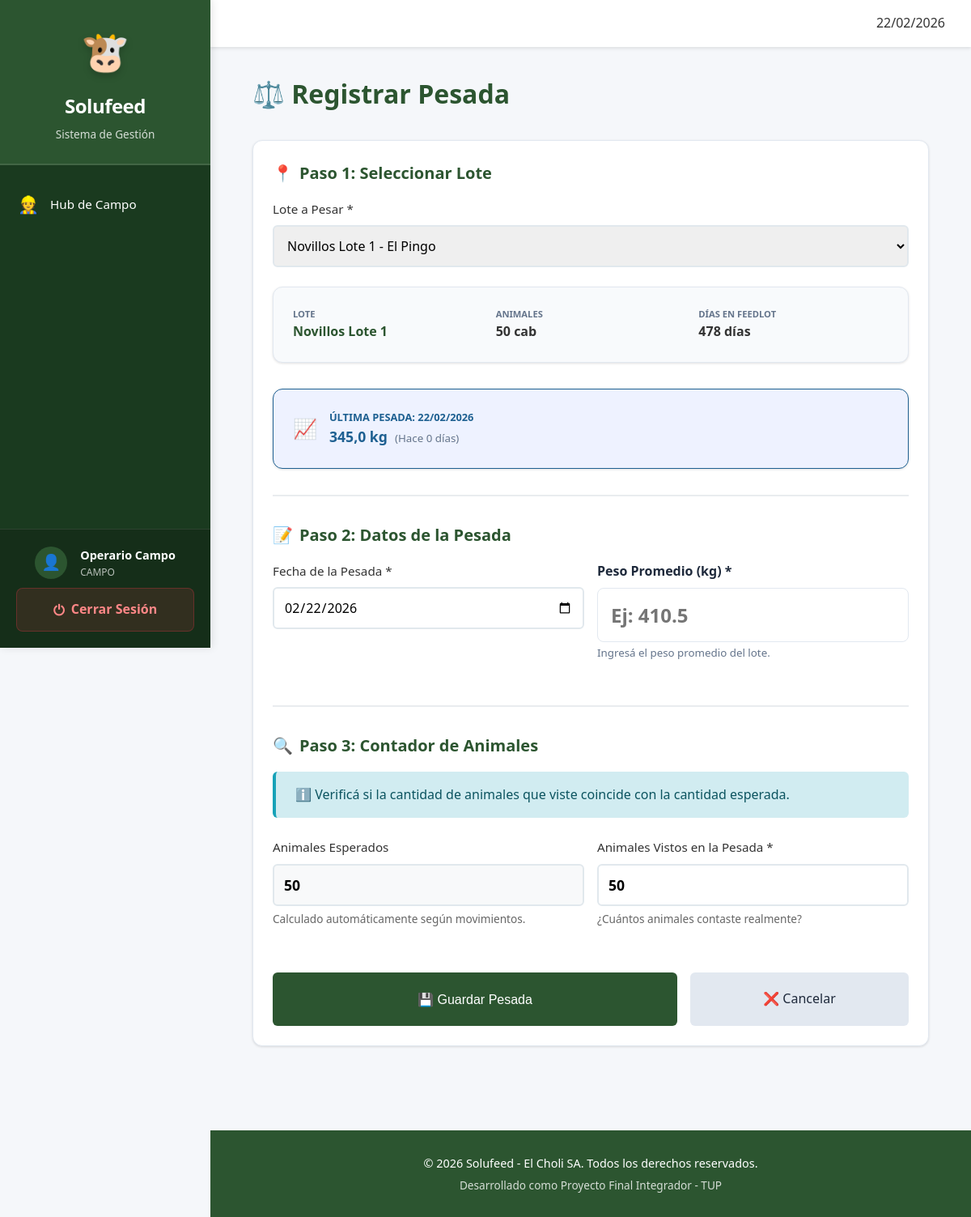
/admin/pesadas/registrar.php?lote=1 (signed in), run on the app's committed database.
### tables this page shows
CREATE TABLE `tropa` (
  `id_tropa` int(11) NOT NULL AUTO_INCREMENT,
  `nombre` varchar(100) NOT NULL,
  `id_campo` int(11) DEFAULT NULL,
  `categoria` varchar(50) DEFAULT NULL,
  `fecha_inicio` date NOT NULL,
  `cantidad_inicial` int(11) NOT NULL,
  `activo` tinyint(1) NOT NULL DEFAULT 1,
  `fecha_creacion` datetime NOT NULL,
  `fecha_actualizacion` datetime DEFAULT NULL,
  PRIMARY KEY (`id_tropa`),
  KEY `fk_tropa_campo` (`id_campo`),
  CONSTRAINT `fk_tropa_campo` FOREIGN KEY (`id_campo`) REFERENCES `campo` (`id_campo`)
);

CREATE TABLE `pesada` (
  `id_pesada` int(11) NOT NULL AUTO_INCREMENT,
  `id_tropa` int(11) NOT NULL,
  `id_usuario` int(11) NOT NULL,
  `fecha` date NOT NULL,
  `peso_promedio` decimal(8,2) NOT NULL,
  `animales_esperados` int(11) NOT NULL,
  `animales_vistos` int(11) NOT NULL,
  `hay_diferencia` tinyint(1) NOT NULL DEFAULT 0,
  `origen_registro` enum('OFFLINE','ONLINE') NOT NULL DEFAULT 'OFFLINE',
  `fecha_sincronizacion` datetime DEFAULT NULL,
  `fecha_creacion` datetime NOT NULL,
  PRIMARY KEY (`id_pesada`),
  KEY `fk_pesada_tropa` (`id_tropa`),
  KEY `fk_pesada_usuario` (`id_usuario`),
  CONSTRAINT `fk_pesada_tropa` FOREIGN KEY (`id_tropa`) REFERENCES `tropa` (`id_tropa`),
  CONSTRAINT `fk_pesada_usuario` FOREIGN KEY (`id_usuario`) REFERENCES `usuario` (`id_usuario`)
);

### config/database.php (called while the page is built, shortened)
<?php
$conn = null;
function getMysqliConnection() {
    global $conn;
    if ($conn === null) {
        $conn = mysqli_connect(DB_HOST, DB_USER, DB_PASS, DB_NAME);
        mysqli_set_charset($conn, "utf8mb4");
    }
    return $conn;
}
function ejecutarConsulta($query) {
    $conn = getMysqliConnection();
    $result = mysqli_query($conn, $query);
    return $result;
}
?>

### includes/functions.php (called while the page is built, shortened)
<?php
function formatearFecha($fecha) {
    $timestamp = strtotime($fecha);
    return date('d/m/Y', $timestamp);
}
function formatearNumero($numero, $decimales = 2) {
    return number_format($numero, $decimales, ',', '.');
}
function obtenerAnimalesPresentes($id_tropa) {
    try {
        $db = getConnection();
        $stmt = $db->prepare("SELECT cantidad_inicial FROM tropa WHERE id_tropa = ?");
        $stmt->execute([$id_tropa]);
        $cantidad = $stmt->fetchColumn() ?: 0;
        $stmt = $db->prepare("
            SELECT
                SUM(CASE
                    WHEN tipo_movimiento IN ('ENTRADA', 'AJUSTE_POSITIVO') THEN cantidad
                    WHEN tipo_movimiento IN ('SALIDA', 'BAJA', 'AJUSTE_NEGATIVO') THEN -cantidad
                    ELSE 0
                END) as ajuste_total
            FROM movimiento_animal
            WHERE id_tropa = ?
        ");
        $stmt->execute([$id_tropa]);
        $ajuste = $stmt->fetchColumn();
        return max(0, $cantidad);
    } catch (Exception $e) {
        return 0;
    }
}
?>

### admin/pesadas/registrar.php (the view, shortened to what this page needs)
<?php
require_once '../../config/database.php';
require_once '../../includes/functions.php';
$lote_preseleccionado = isset($_GET['lote']) ? (int) $_GET['lote'] : null;
$sql_join_usuario = "";
$sql_where_usuario = "";
if (isset($_SESSION['tipo']) && $_SESSION['tipo'] === 'CAMPO') {
    $sql_join_usuario = "INNER JOIN usuario_tropa ut ON t.id_tropa = ut.id_tropa";
    $sql_where_usuario = "AND ut.id_usuario = " . intval($_SESSION['usuario_id']);
}
$query_lotes = "
    SELECT
        t.id_tropa,
        t.nombre,
        c.nombre as campo_nombre
    FROM tropa t
    INNER JOIN campo c ON t.id_campo = c.id_campo
    $sql_join_usuario
    WHERE t.activo = 1
    $sql_where_usuario
    ORDER BY t.nombre ASC
";
$lotes_disponibles = ejecutarConsulta($query_lotes);
$lote_seleccionado = null;
$animales_esperados = 0;
$peso_anterior = null;
$fecha_anterior = null;
$dias_desde_ultima = 0;
$id_lote_actual = $lote_preseleccionado;
if ($id_lote_actual) {
    $query_lote = "
        SELECT t.*, c.nombre as campo_nombre
        FROM tropa t
        INNER JOIN campo c ON t.id_campo = c.id_campo
        WHERE t.id_tropa = $id_lote_actual
    ";
    $resultado_lote = ejecutarConsulta($query_lote);
    if (mysqli_num_rows($resultado_lote) > 0) {
        $lote_seleccionado = mysqli_fetch_assoc($resultado_lote);
        $animales_esperados = obtenerAnimalesPresentes($id_lote_actual);
        $query_ultima_pesada = "
            SELECT peso_promedio, fecha
            FROM pesada
            WHERE id_tropa = $id_lote_actual
            ORDER BY fecha DESC
            LIMIT 1
        ";
        $resultado_ultima = ejecutarConsulta($query_ultima_pesada);
        if (mysqli_num_rows($resultado_ultima) > 0) {
            $ultima_pesada = mysqli_fetch_assoc($resultado_ultima);
            $peso_anterior = $ultima_pesada['peso_promedio'];
            $fecha_anterior = $ultima_pesada['fecha'];
            $fecha_ant = new DateTime($fecha_anterior);
            $fecha_hoy = new DateTime();
            $dias_desde_ultima = $fecha_ant->diff($fecha_hoy)->days;
        }
    }
}
include '../../includes/header.php';
?>
<h1 style="font-weight: 800; color: var(--primary); margin-bottom: 2rem;">⚖️ Registrar Pesada</h1>
<div class="card">
    <form method="POST" class="formulario" id="formPesada">
        <h3 class="card-title"><span>📍</span> Paso 1: Seleccionar Lote</h3>
        <div class="form-grupo">
            <label for="id_tropa">Lote a Pesar *</label>
            <select id="id_tropa" name="id_tropa" required onchange="if(this.value) window.location.href='?lote=' + this.value;">
                <?php while ($lote = mysqli_fetch_assoc($lotes_disponibles)): ?>
                    <option value="<?php echo $lote['id_tropa']; ?>"
                        <?php echo ($id_lote_actual == $lote['id_tropa']) ? 'selected' : ''; ?>>
                        <?php echo htmlspecialchars($lote['nombre']); ?> - <?php echo htmlspecialchars($lote['campo_nombre']); ?>
                    </option>
                <?php endwhile; ?>
            </select>
        </div>
        <?php if ($lote_seleccionado): ?>
            <div class="card" style="background: var(--bg-main); border: 1px solid var(--border); margin-bottom: 2rem;">
                <div style="display: grid; grid-template-columns: repeat(auto-fit, minmax(200px, 1fr)); gap: 1rem;">
                    <div>
                        <small style="color: var(--text-muted); display: block; text-transform: uppercase; font-weight: 700; font-size: 0.7rem;">Lote</small>
                        <strong style="color: var(--primary);"><?php echo htmlspecialchars($lote_seleccionado['nombre']); ?></strong>
                    </div>
                    <div>
                        <small style="color: var(--text-muted); display: block; text-transform: uppercase; font-weight: 700; font-size: 0.7rem;">Animales</small>
                        <strong><?php echo $animales_esperados; ?> cab</strong>
                    </div>
                    <div>
                        <small style="color: var(--text-muted); display: block; text-transform: uppercase; font-weight: 700; font-size: 0.7rem;">Días en Feedlot</small>
                        <?php
                        $fecha_inicio = new DateTime($lote_seleccionado['fecha_inicio']);
                        $fecha_hoy = new DateTime();
                        $dias_total = $fecha_inicio->diff($fecha_hoy)->days;
                        ?>
                        <strong><?php echo $dias_total; ?> días</strong>
                    </div>
                </div>
            </div>
            <?php if ($peso_anterior): ?>
                <div class="card" style="background: #eef2ff; border: 1px solid var(--secondary); margin-bottom: 2rem; display: flex; align-items: center; gap: 15px;">
                    <div style="font-size: 1.5rem;">📈</div>
                    <div>
                        <strong style="color: var(--secondary); display: block; font-size: 0.8rem; text-transform: uppercase;">Última pesada: <?php echo formatearFecha($fecha_anterior); ?></strong>
                        <span style="font-size: 1.1rem; font-weight: 700; color: var(--secondary);"><?php echo formatearNumero($peso_anterior, 1); ?> kg</span>
                        <small style="color: var(--text-muted); margin-left: 5px;">(Hace <?php echo $dias_desde_ultima; ?> días)</small>
                    </div>
                </div>
            <?php endif; ?>
            <hr style="margin: 2rem 0; border: none; border-top: 2px solid #e9ecef;">
            <h3 class="card-title"><span>📝</span> Paso 2: Datos de la Pesada</h3>
            <div style="display: grid; grid-template-columns: repeat(auto-fit, minmax(250px, 1fr)); gap: 1rem;">
                <div class="form-grupo">
                    <label for="fecha">Fecha de la Pesada *</label>
                    <input
                        type="date"
                        id="fecha"
                        name="fecha"
                        required
                        value="<?php echo date('Y-m-d'); ?>"
                    >
                </div>
                <div class="form-group">
                    <label for="peso_promedio">Peso Promedio (kg) *</label>
                    <input
                        type="number"
                        id="peso_promedio"
                        name="peso_promedio"
                        step="0.01"
                        min="0"
                        required
                        inputmode="decimal"
                        placeholder="Ej: 410.5"
                        style="font-size: 1.5rem; font-weight: 900; color: var(--primary); padding: 1rem;"
                    >
                    <small style="color: var(--text-muted);">Ingresá el peso promedio del lote.</small>
                </div>
            </div>
            <hr style="margin: 2rem 0; border: none; border-top: 2px solid #e9ecef;">
            <h3 class="card-title"><span>🔍</span> Paso 3: Contador de Animales</h3>
            <div class="mensaje mensaje-info" style="margin-bottom: 1.5rem;">
                ℹ️ Verificá si la cantidad de animales que viste coincide con la cantidad esperada.
            </div>
            <div style="display: grid; grid-template-columns: repeat(auto-fit, minmax(250px, 1fr)); gap: 1rem;">
                <div class="form-grupo">
                    <label for="animales_esperados">Animales Esperados</label>
                    <input
                        type="number"
                        id="animales_esperados"
                        name="animales_esperados"
                        readonly
                        value="<?php echo $animales_esperados; ?>"
                        style="background: #f8f9fa; font-weight: bold; font-size: 1.1rem;"
                    >
                    <small>Calculado automáticamente según movimientos.</small>
                </div>
                <div class="form-grupo">
                    <label for="animales_vistos">Animales Vistos en la Pesada *</label>
                    <input
                        type="number"
                        id="animales_vistos"
                        name="animales_vistos"
                        required
                        min="0"
                        value="<?php echo $animales_esperados; ?>"
                        style="font-weight: bold; font-size: 1.1rem;"
                    >
                    <small>¿Cuántos animales contaste realmente?</small>
                </div>
            </div>
            <div style="display: flex; gap: 1rem; margin-top: 2rem;">
                <button type="submit" class="btn btn-primary" style="flex: 2; padding: 1.25rem;">💾 Guardar Pesada</button>
                <a href="../campo/index.php" class="btn btn-secondary" style="flex: 1; padding: 1.25rem;">❌ Cancelar</a>
            </div>
        <?php endif; ?>
    </form>
</div>
<?php include '../../includes/footer.php'; ?>

### assets/css/main.css (style rules this page uses)
:root { --primary: #2c5530; --primary-light: #3d7043; --primary-dark: #1e3a21; --secondary: #1e6091; --accent: #f4a261; --success: #28a745; --danger: #dc3545; --warning: #ffc107; --info: #17a2b8; --bg-main: #f8fafc; --surface: #ffffff; --border: #e2e8f0; --text-main: #1e293b; --text-muted: #64748b; --text-on-primary: #ffffff; --shadow-sm: 0 1px 3px rgba(0, 0, 0, 0.12); --shadow-md: 0 4px 6px -1px rgba(0, 0, 0, 0.1), 0 2px 4px -1px rgba(0, 0, 0, 0.06); --shadow-lg: 0 10px 15px -3px rgba(0, 0, 0, 0.1), 0 4px 6px -2px rgba(0, 0, 0, 0.05); --radius: 12px; }
* { margin: 0; padding: 0; box-sizing: border-box; }
body { font-family: 'Outfit', 'Inter', -apple-system, sans-serif; background-color: var(--bg-main); color: var(--text-main); line-height: 1.5; -webkit-font-smoothing: antialiased; }
.card { background: var(--surface); border-radius: var(--radius); padding: 1.5rem; box-shadow: var(--shadow-sm); border: 1px solid var(--border); margin-bottom: 1.5rem; transition: transform 0.2s ease, box-shadow 0.2s ease; }
.card-title { font-size: 1.25rem; font-weight: 700; color: var(--primary); margin-bottom: 1rem; display: flex; align-items: center; gap: 0.5rem; }
.btn { display: inline-flex; align-items: center; justify-content: center; padding: 0.625rem 1.25rem; font-size: 0.95rem; font-weight: 600; border-radius: 8px; cursor: pointer; transition: all 0.2s ease; text-decoration: none; border: none; gap: 0.5rem; }
.btn-primary { background: var(--primary); color: white; }
.btn-secondary { background: var(--border); color: var(--text-main); }
.form-group { margin-bottom: 1.25rem; }
label { display: block; font-weight: 600; margin-bottom: 0.5rem; color: var(--text-main); }
input[type="text"], input[type="number"], input[type="date"], input[type="time"], input[type="email"], input[type="password"], select, textarea { width: 100%; padding: 0.75rem 1rem; border: 1px solid var(--border); border-radius: 8px; font-family: inherit; font-size: 1rem; transition: border-color 0.2s ease, box-shadow 0.2s ease; }

### assets/css/style.css (style rules this page uses)
* { margin: 0; padding: 0; box-sizing: border-box; }
body { font-family: 'Segoe UI', Tahoma, Geneva, Verdana, sans-serif; background-color: #f5f7fa; color: #333; line-height: 1.6; display: flex; min-height: 100vh; }
.formulario { max-width: 800px; }
.form-grupo { margin-bottom: 1.5rem; }
.form-grupo label { display: block; margin-bottom: 0.5rem; color: #333; font-weight: 500; font-size: 0.95rem; }
.form-grupo input, .form-grupo select, .form-grupo textarea { width: 100%; padding: 0.75rem; border: 2px solid #e1e8ed; border-radius: 6px; font-size: 1rem; transition: all 0.3s; font-family: inherit; }
.form-grupo small { display: block; margin-top: 0.3rem; color: #666; font-size: 0.85rem; }
.btn { display: inline-block; padding: 0.75rem 1.5rem; border: none; border-radius: 6px; font-size: 1rem; font-weight: 500; text-decoration: none; cursor: pointer; transition: all 0.3s; text-align: center; }
.mensaje { padding: 1rem 1.5rem; border-radius: 6px; margin-bottom: 1.5rem; font-weight: 500; }
.mensaje-info { background: #d1ecf1; color: #0c5460; border-left: 4px solid #17a2b8; }

### data on the page
tropa: nombre "Novillos Lote 1", cantidad_inicial "50", animales_esperados "50", animales_vistos "50"
pesada: fecha "22/02/2026", peso_promedio "345,0", fecha "0"

### other printed values
$_SESSION['nombre'] "Operario Campo"
$_SESSION['tipo'] "CAMPO"
form field id_tropa "Novillos Lote 1 - El Pingo"
